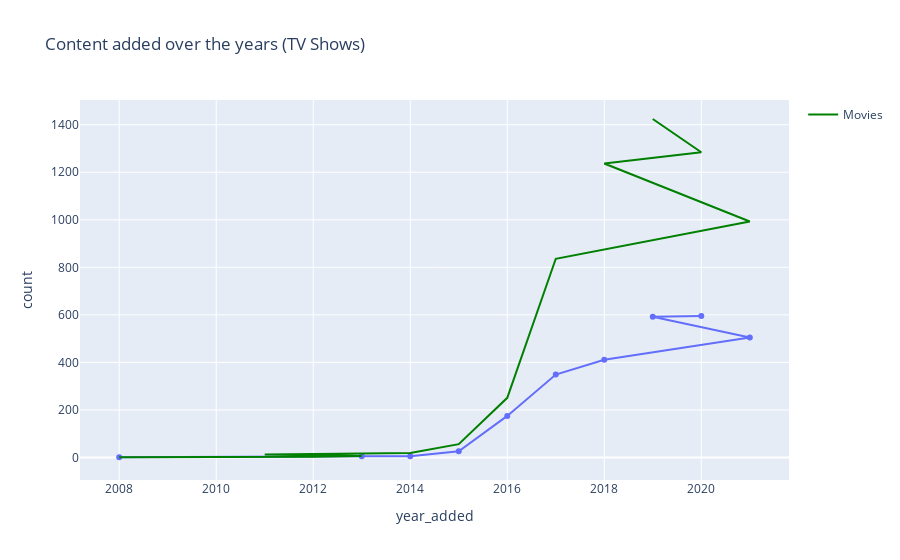

Write notebook code for a chart like this one.
### Code cell
# TV Show ve Movie'ye göre verilerin ayrılması
d1 = df[df["type"] == "TV Show"]
d2 = df[df["type"] == "Movie"]

# Yıllara göre gruplanmış sayıları alma
vc1 = d1["year_added"].value_counts().reset_index()
vc1 = vc1.rename(columns={"year_added": "year_added", "index": "count_tv_shows"}) # "count" yerine "count_tv_shows" adını kullan

vc2 = d2["year_added"].value_counts().reset_index()
vc2 = vc2.rename(columns={"year_added": "year_added", "index": "count_movies"}) # "count" yerine "count_movies" adını kullan

# Plotly Express kullanarak çizgi grafiği oluşturma
fig = px.line(vc1, x="year_added", y="count", title="Content added over the years (TV Shows)",markers=True)
fig.add_scatter(x=vc2["year_added"], y=vc2["count"], mode="lines", name="Movies", line=dict(color="green"))

# Grafik gösterimi
fig.show()

### Figure 1 — Plotly figure (JSON) as saved in the notebook; plotly's stock layout.template omitted (floating-point values rounded to 4 significant figures)
{"data": [{"hovertemplate": "year_added=%{x}<br>count=%{y}<extra></extra>", "legendgroup": "", "line": {"color": "#636efa", "dash": "solid"}, "marker": {"symbol": "circle"}, "mode": "lines+markers", "name": "", "orientation": "v", "showlegend": false, "type": "scatter", "x": [2020, 2019, 2021, 2018, 2017, 2016, 2015, 2014, 2013, 2008], "xaxis": "x", "y": [595, 592, 505, 411, 349, 175, 26, 5, 5, 1], "yaxis": "y"}, {"line": {"color": "green"}, "mode": "lines", "name": "Movies", "type": "scatter", "x": [2019, 2020, 2018, 2021, 2017, 2016, 2015, 2014, 2011, 2013, 2012, 2009, 2008, 2010], "y": [1424, 1284, 1237, 993, 836, 251, 56, 19, 13, 6, 3, 2, 1, 1]}], "layout": {"legend": {"tracegroupgap": 0}, "title": {"text": "Content added over the years (TV Shows)"}, "xaxis": {"anchor": "y", "domain": [0, 1], "title": {"text": "year_added"}}, "yaxis": {"anchor": "x", "domain": [0, 1], "title": {"text": "count"}}}}
